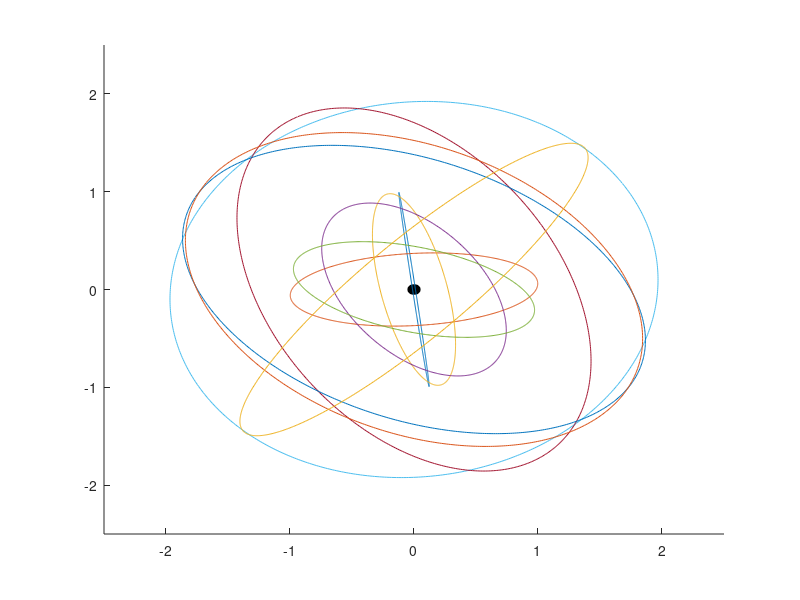

The MATLAB source for this figure:
clear;
clc;
clf;
hold on
direction = [0 0 1];
rectangle('Position',[-0.05 -0.05 0.1 0.1],'Curvature',[1 1],'EdgeColor','k','FaceColor','k');
for i = 1:5
    q = plot(cos(0:0.01:2*pi),rand*sin(0:0.01:2*pi));
    axis([-1.5 1.5 -1.5 1.5])
    rotato = randi(180);
    rotate(q,direction,rotato)
end
for i = 1:5
    q = plot(2*cos(0:0.01:2*pi),2*rand*sin(0:0.01:2*pi));
    axis([-1.5 1.5 -1.5 1.5])
    rotato = randi(180);
    rotate(q,direction,rotato)
end
axis([-2.5 2.5 -2.5 2.5])
hold off